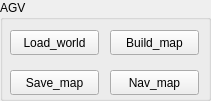
     <widget class="QGroupBox" name="groupBox_AGV">
      <property name="geometry">
       <rect>
        <x>240</x>
        <y>20</y>
        <width>211</width>
        <height>101</height>
       </rect>
      </property>
      <property name="title">
       <string>AGV</string>
      </property>
      <widget class="QPushButton" name="pushButton_nav_map">
       <property name="geometry">
        <rect>
         <x>110</x>
         <y>70</y>
         <width>89</width>
         <height>25</height>
        </rect>
       </property>
       <property name="text">
        <string>Nav_map</string>
       </property>
      </widget>
      <widget class="QPushButton" name="pushButton_loadworld">
       <property name="geometry">
        <rect>
         <x>10</x>
         <y>30</y>
         <width>89</width>
         <height>25</height>
        </rect>
       </property>
       <property name="text">
        <string>Load_world</string>
       </property>
      </widget>
      <widget class="QPushButton" name="pushButton_buildmap">
       <property name="geometry">
        <rect>
         <x>110</x>
         <y>30</y>
         <width>89</width>
         <height>25</height>
        </rect>
       </property>
       <property name="text">
        <string>Build_map</string>
       </property>
      </widget>
      <widget class="QPushButton" name="pushButton_savemap">
       <property name="geometry">
        <rect>
         <x>10</x>
         <y>70</y>
         <width>89</width>
         <height>25</height>
        </rect>
       </property>
       <property name="text">
        <string>Save_map</string>
       </property>
      </widget>
     </widget>
